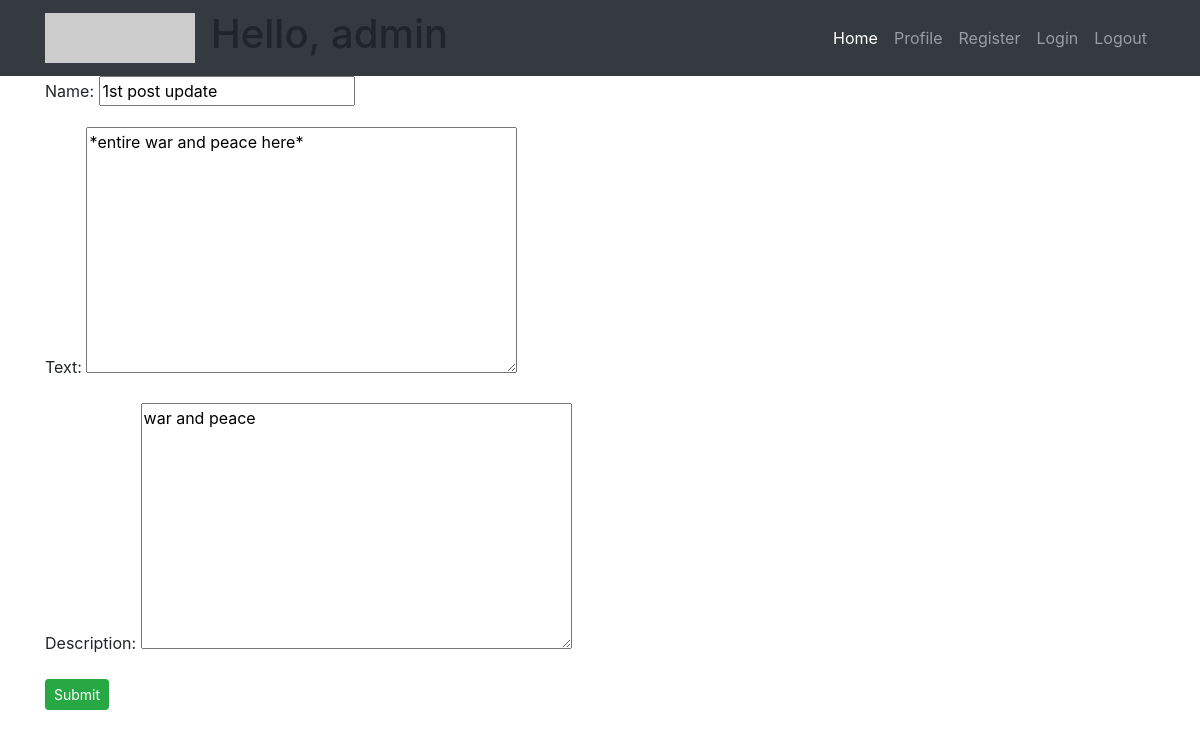
The app's page /blog/update/1 (signed in) with its own data.
### BlogApp/models.py (models this page shows, shortened)
class Post(models.Model):
    name = models.CharField(max_length=200, default='Untitled')
    creation_date = models.DateTimeField(auto_now_add=True, null=True)
    text = models.TextField()
    description = models.TextField(max_length=200)
    user = models.ForeignKey(Guest, on_delete=models.SET_NULL, null=True)

### BlogApp/views.py (the view)
# urls.py: path('update/<str:pk>', views.update_post, name='update'),
@login_required(login_url='login')
def update_post(request, pk):
    post = Post.objects.get(id=pk)
    form = PostForm(instance=post)
    if request.method == 'POST':
        form = PostForm(request.POST, instance=post)
        if form.is_valid():
            form.save()
            return redirect('Blog:home')
    context = {'form': form}
    return render(request, 'Blog/create_post.html', context)

### BlogApp/forms.py
class PostForm(ModelForm):
    class Meta:
        model = Post
        fields = ['name', 'text', 'description']

### templates/Blog/create_post.html (shortened to what this page needs)
{% extends 'Blog/base.html' %}
{% block content %}
<form action="" method="post">
    {{ form.as_p }}
    <input type="submit" name="Submit" class="btn btn-sm btn-success">
</form>
{% endblock %}

### templates/Blog/base.html (shortened to what this page needs)
<!DOCTYPE html>
{% load static %}
<html lang="en">
<head>
        <link rel="stylesheet"
          href="https://stackpath.bootstrapcdn.com/bootstrap/4.3.1/css/bootstrap.min.css"
>
        <link rel="stylesheet"
              type="text/css"
              href="{% static 'css/main.css' %}">
</head>
<body>
<nav class="navbar navbar-expand-lg navbar-dark bg-dark static-top">
  <div class="container">
    <a class="navbar-brand" href="#">
          <img src="http://placehold.it/150x50?text=Logo" alt="">
        </a>
    <div class="collapse navbar-collapse" id="navbarResponsive">
        <h1>Hello, {{ request.user }} </h1>
      <ul class="navbar-nav ml-auto">
        <li class="nav-item active">
          <a class="nav-link" href="{% url 'Blog:home' %}">Home
              </a>
        </li>
        <li class="nav-item">
          <a class="nav-link" href="{% url 'Blog:profile' user %}">Profile</a>
        </li>
        <li class="nav-item">
          <a class="nav-link" href="{% url 'Blog:register' %}">Register</a>
        </li>
        <li class="nav-item">
          <a class="nav-link" href="{% url 'Blog:login' %}">Login</a>
        </li>
        <li class="nav-item">
          <a class="nav-link" href="{% url 'Blog:logout' %}">Logout</a>
        </li>
      </ul>
    </div>
  </div>
</nav>
<div class="container">
  {% block content %}
  {% endblock %}
</div>
</body>
</html>

### records on screen
Post: name "1st post update", text "*entire war and peace here*", description "war and peace"

### other values on screen
{{ request.user }} "admin"
